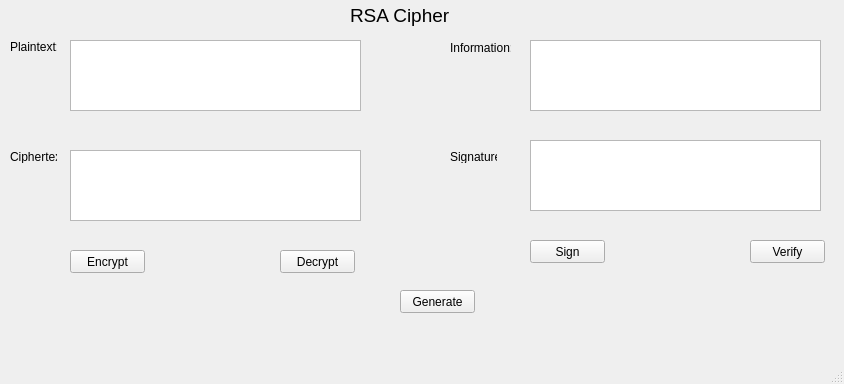
<?xml version="1.0" encoding="UTF-8"?>
<ui version="4.0">
 <class>MainWindow</class>
 <widget class="QMainWindow" name="MainWindow">
  <property name="geometry">
   <rect>
    <x>0</x>
    <y>0</y>
    <width>844</width>
    <height>384</height>
   </rect>
  </property>
  <property name="windowTitle">
   <string>MainWindow</string>
  </property>
  <widget class="QWidget" name="centralwidget">
   <widget class="QLabel" name="label">
    <property name="geometry">
     <rect>
      <x>350</x>
      <y>0</y>
      <width>101</width>
      <height>31</height>
     </rect>
    </property>
    <property name="font">
     <font>
      <pointsize>14</pointsize>
     </font>
    </property>
    <property name="text">
     <string>RSA Cipher</string>
    </property>
   </widget>
   <widget class="QLabel" name="label_2">
    <property name="geometry">
     <rect>
      <x>10</x>
      <y>40</y>
      <width>47</width>
      <height>13</height>
     </rect>
    </property>
    <property name="text">
     <string>Plaintext:</string>
    </property>
   </widget>
   <widget class="QLabel" name="label_3">
    <property name="geometry">
     <rect>
      <x>450</x>
      <y>40</y>
      <width>61</width>
      <height>16</height>
     </rect>
    </property>
    <property name="text">
     <string>Information:</string>
    </property>
   </widget>
   <widget class="QLabel" name="label_4">
    <property name="geometry">
     <rect>
      <x>10</x>
      <y>150</y>
      <width>47</width>
      <height>13</height>
     </rect>
    </property>
    <property name="text">
     <string>Ciphertext</string>
    </property>
   </widget>
   <widget class="QLabel" name="label_5">
    <property name="geometry">
     <rect>
      <x>450</x>
      <y>150</y>
      <width>47</width>
      <height>13</height>
     </rect>
    </property>
    <property name="text">
     <string>Signature</string>
    </property>
   </widget>
   <widget class="QTextEdit" name="text_plaintext">
    <property name="geometry">
     <rect>
      <x>70</x>
      <y>40</y>
      <width>291</width>
      <height>71</height>
     </rect>
    </property>
   </widget>
   <widget class="QTextEdit" name="text_ciphertext">
    <property name="geometry">
     <rect>
      <x>70</x>
      <y>150</y>
      <width>291</width>
      <height>71</height>
     </rect>
    </property>
   </widget>
   <widget class="QTextEdit" name="text_info">
    <property name="geometry">
     <rect>
      <x>530</x>
      <y>40</y>
      <width>291</width>
      <height>71</height>
     </rect>
    </property>
   </widget>
   <widget class="QTextEdit" name="text_sign">
    <property name="geometry">
     <rect>
      <x>530</x>
      <y>140</y>
      <width>291</width>
      <height>71</height>
     </rect>
    </property>
   </widget>
   <widget class="QPushButton" name="btn_encrypt">
    <property name="geometry">
     <rect>
      <x>70</x>
      <y>250</y>
      <width>75</width>
      <height>23</height>
     </rect>
    </property>
    <property name="text">
     <string>Encrypt</string>
    </property>
   </widget>
   <widget class="QPushButton" name="btn_decrypt">
    <property name="geometry">
     <rect>
      <x>280</x>
      <y>250</y>
      <width>75</width>
      <height>23</height>
     </rect>
    </property>
    <property name="text">
     <string>Decrypt</string>
    </property>
   </widget>
   <widget class="QPushButton" name="btn_sign">
    <property name="geometry">
     <rect>
      <x>530</x>
      <y>240</y>
      <width>75</width>
      <height>23</height>
     </rect>
    </property>
    <property name="text">
     <string>Sign</string>
    </property>
   </widget>
   <widget class="QPushButton" name="btn_verify">
    <property name="geometry">
     <rect>
      <x>750</x>
      <y>240</y>
      <width>75</width>
      <height>23</height>
     </rect>
    </property>
    <property name="text">
     <string>Verify</string>
    </property>
   </widget>
   <widget class="QPushButton" name="btn_gen_keys">
    <property name="geometry">
     <rect>
      <x>400</x>
      <y>290</y>
      <width>75</width>
      <height>23</height>
     </rect>
    </property>
    <property name="text">
     <string>Generate</string>
    </property>
   </widget>
  </widget>
  <widget class="QMenuBar" name="menubar">
   <property name="geometry">
    <rect>
     <x>0</x>
     <y>0</y>
     <width>844</width>
     <height>21</height>
    </rect>
   </property>
  </widget>
  <widget class="QStatusBar" name="statusbar"/>
 </widget>
 <resources/>
 <connections/>
</ui>
